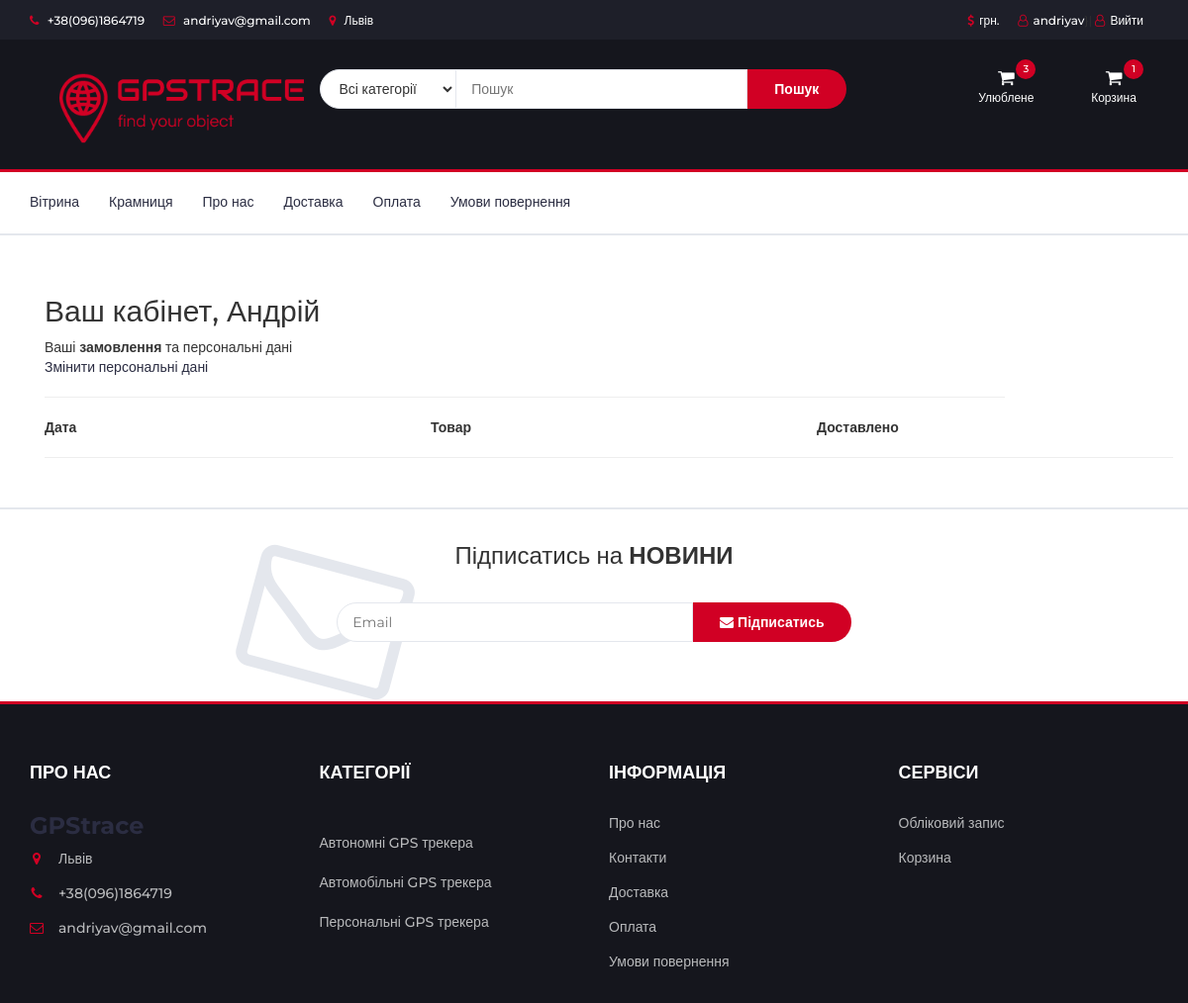
The page /account/dashboard/ (signed in, upper part) on the database as committed earlier.
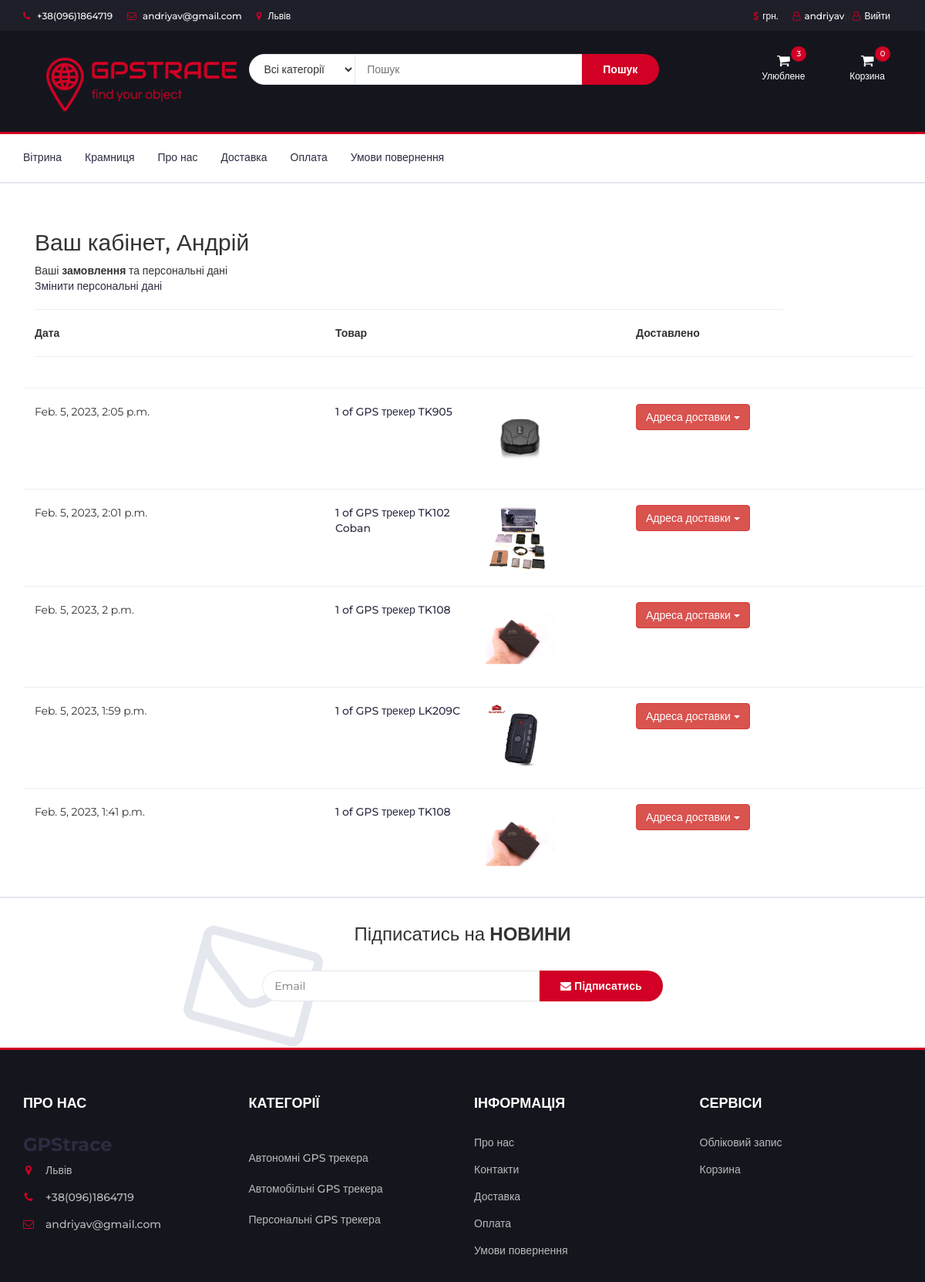
The same page on the database as committed later.
### account/models.py (models this page shows, shortened)
class UserBase(AbstractBaseUser, PermissionsMixin):
    email = models.EmailField(_('Електронна адреса'), unique=True)
    user_name = models.CharField(max_length=150, unique=True)
    first_name = models.CharField(max_length=150, blank=True)
    about = models.TextField(_(
        'about'), max_length=500, blank=True)
    phone_number = models.CharField(max_length=15, blank=True)
    postcode = models.CharField(max_length=12, blank=True)
    address_line_1 = models.CharField(max_length=150, blank=True)
    address_line_2 = models.CharField(max_length=150, blank=True)
    town_city = models.CharField(max_length=150, blank=True)
    is_active = models.BooleanField(default=False)
    is_staff = models.BooleanField(default=False)
    created = models.DateTimeField(auto_now_add=True)
    updated = models.DateTimeField(auto_now=True)
    objects = CustomAccountManager()
    USERNAME_FIELD = 'email'
    REQUIRED_FIELDS = ['user_name']

### store/models.py (models this page shows, shortened)
class Order(models.Model):
    user = models.ForeignKey(settings.AUTH_USER_MODEL,
                             on_delete=models.CASCADE, null=True, blank=True)
    items = models.ManyToManyField(OrderItem)
    start_date = models.DateTimeField(auto_now_add=True)
    ordered_date = models.DateTimeField()
    ordered = models.BooleanField(default=False)
    ordered_date = models.DateTimeField(null=True)
    first_name = models.CharField(max_length=200,  blank=True, null=True)
    last_name = models.CharField(max_length=200, null=True)
    email = models.CharField(max_length=200, null=True)
    street_address = models.CharField(max_length=200, null=True)
    city = models.CharField(max_length=200, null=True)
    index = models.CharField(max_length=200, null=True)
    phone = models.CharField(max_length=200, null=True)
    first_name_np = models.CharField(max_length=200, blank=True, null=True)
    last_name_np = models.CharField(max_length=200, null=True)
    phone_np = models.CharField(max_length=200, null=True)
    city_np = models.CharField(max_length=200, null=True)
    address_np = models.CharField(max_length=200, null=True)
    order_notes = models.TextField(max_length=5000, null=True, blank=True)

class Category(models.Model):
    name = models.CharField(max_length=100, db_index=True, verbose_name='Категорія')
    slug = models.SlugField(max_length=255, unique=True, db_index=True, verbose_name='URL', null=True)
    def get_absolute_url(self):
        return reverse('category', kwargs={'cat_slug': self.slug})

class OrderItem(models.Model):
    user = models.ForeignKey(settings.AUTH_USER_MODEL,
                             on_delete=models.CASCADE, null=True, blank=True)
    ordered = models.BooleanField(default=False)
    item = models.ForeignKey(Item, on_delete=models.CASCADE)
    quantity = models.IntegerField(default=1)
    def __str__(self):
        return f'{self.quantity} of {self.item.title}'

class Item(models.Model):
    title = models.CharField(max_length=100, null=True, verbose_name='Назва товару')
    slug = models.SlugField(max_length=100, unique=True, db_index=True, null=True)
    photo = models.ImageField(upload_to='img', null=True)
    price = models.FloatField(blank=True, null=True, verbose_name='Ціна товару')
    discount = models.IntegerField(blank=True, null=True, verbose_name='Знижка у %')
    short_description = models.TextField(max_length=5000, null=True, blank=True, verbose_name='Короткий опис')
    description = models.TextField(max_length=5000, null=True, blank=True, verbose_name='Опис')
    details = models.TextField(max_length=5000, null=True, blank=True, verbose_name='Деталі')
    label = models.CharField(choices=LABEL_CHOICES, max_length=20, null=True, blank=True, verbose_name='Акційна мітка')
    battery = models.IntegerField(choices=BATTERY_CHOICES, null=True, blank=True,
                               verbose_name='Ємність акумуляторної батареї')
    cat = models.ForeignKey('Category', on_delete=models.PROTECT, null=True)
    quantity = models.IntegerField(default=1)
    def get_absolute_url(self):
        return reverse('itemv', kwargs={'item_slug': self.slug})
    def discount_price_calculation(self):
        self.discount_price = self.price - (self.price * (self.discount / 100))
        return self.discount_price

### account/views.py (the view, shortened to what this page needs)
# urls.py: path('dashboard/', views.dashboard, name='dashboard'),
@login_required
def dashboard(request):
    cart = Cart(request)
    request.session['skey'] = {}
    request.session.modified = True
    orders = Order.objects.filter(user=request.user).filter(ordered=True).order_by('-ordered_date')
    return render(request, 'account/user/dashboard.html', {'orders': orders})

### cart/cart.py (called while the page is built, shortened)
    def __iter__(self):
        item_slugs = self.cart.keys()
        items = Item.objects.filter(slug__in=item_slugs)
        cart = self.cart.copy()
        for item_s in items:
            cart[item_s.slug]['title'] = str(item_s.title)
            cart[item_s.slug]['photo'] = 'static/' + str(item_s.photo)
            cart[item_s.slug]['discount'] = item_s.discount
            cart[item_s.slug]['slug'] = str(item_s.slug)

### cart/context_processors.py (called while the page is built)
def cart(request):
    return {'cart': Cart(request)}

### store/templatetags/store_tags.py (called while the page is built)
@register.inclusion_tag('store/list_categories.html')
def get_categories():
    cats = Category.objects.all()
    return {'cats': cats}

@register.filter
def cart_item_count(user):
    if user.is_authenticated:
        qs = Order.objects.filter(user=user, ordered=False).select_related('user')
        if qs.exists():
            return qs[0].items.count()
    return 0

@register.filter
def get_cart_navbar(user):
    if user.is_authenticated:
        cart_item = OrderItem.objects.filter(user=user, ordered=False).select_related('item')
        if cart_item.exists():
            return cart_item

### store/templates/account/user/dashboard.html (shortened to what this page needs)
<!DOCTYPE html>
{% load static %}
<html lang="en">
<head>
    <link type="text/css" rel="stylesheet" href="{% static 'css/bootstrap.min.css' %}"/>
    <link type="text/css" rel="stylesheet" href="{% static 'css/slick.css' %}"/>
    <link type="text/css" rel="stylesheet" href="{% static 'css/slick-theme.css' %}"/>
    <link type="text/css" rel="stylesheet" href="{% static 'css/nouislider.min.css' %}"/>
    <link rel="stylesheet" href="{% static 'css/font-awesome.min.css' %}">
    <link type="text/css" rel="stylesheet" href="{% static 'css/style.css' %}"/>
</head>
<body>
{% include "store/navbar.html" %}
        <div class="container">
            <div class="row">
                <div class="col-md-10">
                    <br>
<br>
<main class="pt-5">
    <div class="container" style="max-width: 1000px">
        <div class="col-12">
            <h1 class="h2">Ваш кабінет, {{ request.user.first_name }}</h1>
        </div>
        <div class="col-12 d-flex justify-content-between">
            <div>Ваші <b>замовлення</b> та персональні дані</div>
            <div><a href="{% url "account:edit_details" %}">Змінити персональні дані</a></div>
        </div>
        <hr/>
    </div>
    <div class="container" style="max-width: 10000px">
        <div class="row">
            <div class="col-md-4"><b>Дата</b></div>
            <div class="col-md-4"><b>Товар</b></div>
            <div class="col-md-4"><b>Доставлено</b></div>
        </div>
        <hr/>
        {% for order in orders %}
        <div class="row">
            <hr/>
            <div class="col-md-4">{{order.ordered_date}}</div>
            <div class="col-md-4">
                {% for item in order.items.all %}
                <div class="row">
                    <div class="col-md-6"> <a href='{{item.item.get_absolute_url}}'>{{item}}</a></div>
                    <a href="{{item.item.get_absolute_url}}">
                                        <div class="product-img">
                    <div class="col-md-6"><img class="img-fluid" style="width:90px" src="{{item.item.photo.url}}"/>
                    </div>
                </div>
                    </a>
                </div>
                {% endfor %}
            </div>
            <div class="col-md-4">
                <div class="dropdown">
                    <button class="btn btn-danger" type="button" id="dropdownMenu1" data-toggle="dropdown"
                            aria-haspopup="true" aria-expanded="true">
                        Адреса доставки
                        <span class="caret"></span>
                    </button>
                </div>
            </div>
        </div>
        {% endfor %}
    </div>
                 </div>
            </div>
        </div>
    {% include "store/footer.html" %}
</body>
</html>

### store/templates/store/navbar.html (shortened to what the changed rows need)
<!DOCTYPE html>
{% load static %}
{% load store_tags %}
 <html lang="en">
    <head>
<link type="text/css" rel="stylesheet" href="{% static 'css/bootstrap.min.css' %}"/>
<link type="text/css" rel="stylesheet" href="{% static 'css/slick.css' %}"/>
<link type="text/css" rel="stylesheet" href="{% static 'css/slick-theme.css' %}"/>
<link type="text/css" rel="stylesheet" href="{% static 'css/nouislider.min.css' %}"/>
<link rel="stylesheet" href="{% static 'css/font-awesome.min.css' %}">
<link type="text/css" rel="stylesheet" href="{% static 'css/style.css' %}"/>
	</head>
<header>
    <div id="top-header">
        <div class="container">
            <ul class="header-links pull-right">
                {% if request.user.is_authenticated %}
                <li><a href="{% url "account:dashboard" %}"><i class="fa fa-user-o"></i>{{ user.user_name }}</a>}|
                    <a href="{% url 'logout'  %}"><i class="fa fa-user-o"></i>Вийти</li>
                {% else %}
                <li><a href="{% url "account:login" %}"><i class="fa fa-user-o"></i>Обліковий запис</a></li>
                {% endif %}
            </ul>
        </div>
    </div>
    <div id="header">
        <div class="container">
            <div class="row">
                <div class="cart-manu">
                <div class="col-md-3 clearfix">
                    <div class="header-ctn">
                         <div class="dropdown">
                            <a class="dropdown-toggle" data-toggle="dropdown" aria-expanded="true">
                                <i class="fa fa-shopping-cart"></i>
                                <span>Улюблене</span>
                                <div class="qty">{{ request.user|favorite_item_count }}</div>
                            </a>
                        </div>
                        <div class="dropdown">
                            <a class="dropdown-toggle"  data-toggle="dropdown" aria-expanded="true" >
                                <i class="fa fa-shopping-cart" ></i>
                                    <span>Корзина</span>
                                {% if user.is_authenticated %}
                                <div class="qty">{{ request.user|cart_item_count }}</div>
                                {% endif %}
								</div>
                            </div>
                        </div>
                    </div>
            </div>
</header>

### store/templates/store/list_categories.html
{% load static %}
<ul>
    {% for c in cats %}
    <div><br></div>
    <li><a href="{{c.get_absolute_url}}">{{c.name}}</a></li>
    {% endfor %}
</ul>

Rows that differ between the two databases and show on the page:
changed UserBase "Андрій": user|cart_item_count "1" → "0"
added Order: ordered_date "Feb. 5, 2023, 2:05 p.m."
added OrderItem: quantity+item "1 of GPS трекер TK905", item.photo (picture), shown under "Feb. 5, 2023, 2:05 p.m."
added Order: ordered_date "Feb. 5, 2023, 2:01 p.m."
added OrderItem: quantity+item "1 of GPS трекер TK102 Coban", item.photo (picture), shown under "Feb. 5, 2023, 2:01 p.m."
added Order: ordered_date "Feb. 5, 2023, 2 p.m."
added OrderItem: quantity+item "1 of GPS трекер TK108", item.photo (picture), shown under "Feb. 5, 2023, 2 p.m."
added Order: ordered_date "Feb. 5, 2023, 1:59 p.m."
added OrderItem: quantity+item "1 of GPS трекер LK209C", item.photo (picture), shown under "Feb. 5, 2023, 1:59 p.m."
added Order: ordered_date "Feb. 5, 2023, 1:41 p.m."
added OrderItem: quantity+item "1 of GPS трекер TK108", item.photo (picture), shown under "Feb. 5, 2023, 1:41 p.m."
